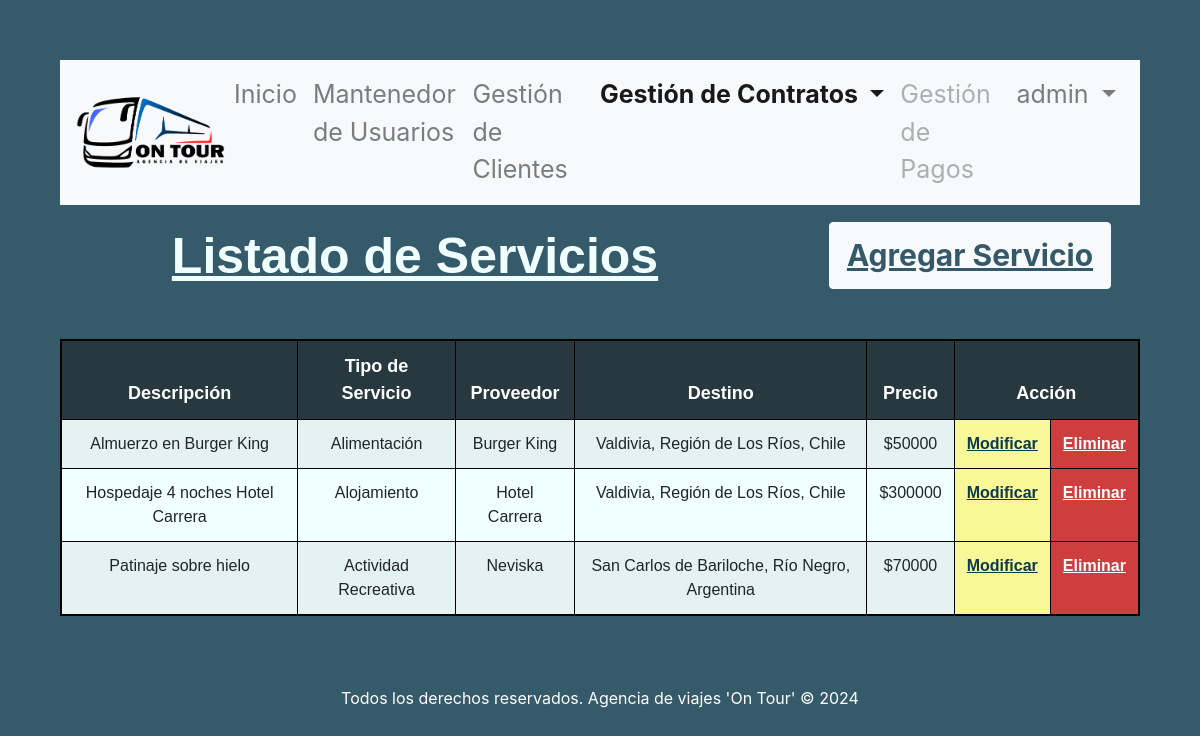
Screenshot of /gestion_viajes/servicios/ (signed in) with the database file from the repository.
### gestion_viajes/models.py (models this page shows, shortened)
class Servicio(models.Model):
    id_servicio = models.AutoField(db_column='idServicio', primary_key=True)
    descripcion_servicio = models.CharField(max_length=50, null=False)
    id_tiposervicio = models.ForeignKey('TipoServicio',on_delete=models.CASCADE, db_column='idTipoServicio')
    id_proveedor = models.ForeignKey('Proveedor',on_delete=models.CASCADE, db_column='idProveedor')
    id_destino = models.ForeignKey('Destino',on_delete=models.CASCADE, db_column='idDestino')
    precio_servicio = models.IntegerField(null=False)

class TipoServicio(models.Model):
    id_tiposervicio = models.AutoField(db_column='idTipoServicio', primary_key=True)
    descripcion_tiposervicio = models.CharField(max_length=30, null=False)

class Proveedor(models.Model):
    id_proveedor     = models.AutoField(db_column='idProveedor', primary_key=True)
    nombre_proveedor = models.CharField(max_length=30, null=False)
    email_proveedor  = models.EmailField(unique=True, max_length=100, blank=True, null=True)
    telefono         = models.CharField(max_length=45, null=True)

class Destino (models.Model):
    id_destino = models.AutoField(db_column='idDestino', primary_key=True)
    nombre_destino = models.CharField(max_length=100, null=False)

### gestion_viajes/views.py (the view)
# urls.py: path('servicios/', views.crud_servicios, name='crud_servicios'),
@login_required
def crud_servicios(request):
    servicios = Servicio.objects.all().order_by('descripcion_servicio')
    context = {'servicios': servicios, 'clase':'gestion_contratos'}
    return render(request, 'gestion_viajes/servicios_list.html', context)

### gestion_viajes/templates/gestion_viajes/servicios_list.html (shortened to what this page needs)
{% extends "gestion_viajes/base.html" %}
{% load static %}
{% block content %}
<header>
    <div class="row justify-content-center">
        <div class="col-md-8 col-sm-12">
            <h1>Listado de Servicios</h1>
        </div>
        <div class="col-md-4 col-sm-12">
            <div class="container-btn">
                <button class="btn btn-light" id="btnAgregar">
                    <a href="{% url 'servicios_add' %}">Agregar Servicio</a>
                </button>
            </div>
        </div>
    </div>
</header>
<div class="table-container">
    <table class="table table-striped">
        {% if servicios %}
            <thead>
                <tr>
                    <th scope="col">Descripción</th>
                    <th scope="col">Tipo de Servicio</th>
                    <th scope="col">Proveedor</th>
                    <th scope="col">Destino</th>
                    <th scope="col">Precio</th>
                    <th scope="col" colspan="2">Acción</th>
                </tr>
            </thead>
            <tbody>
                {% for servicio in servicios %}
                    <tr>
                        <td>{{ servicio.descripcion_servicio }}</td>
                        <td>{{ servicio.id_tiposervicio.descripcion_tiposervicio }}</td>
                        <td>{{ servicio.id_proveedor.nombre_proveedor }}</td>
                        <td>{{ servicio.id_destino.nombre_destino }}</td>
                        <td>${{ servicio.precio_servicio }}</td>
                        <td class="td-update"><a href="{% url 'servicios_edit' pk=servicio.id_servicio %}">Modificar</a></td>
                        <td class="td-delete"><a href="{% url 'servicios_del' pk=servicio.id_servicio %}">Eliminar</a></td>
                    </tr>
                {% endfor %}
            </tbody>
        {% endif %}
    </table>
</div>
{% endblock %}

### gestion_viajes/templates/gestion_viajes/base.html (shortened to what this page needs)
<!DOCTYPE html>
<html lang="en">
    <head>
        {% load static %}
        <link
          rel="stylesheet"
          href="https://cdn.jsdelivr.net/npm/bootstrap@4.6.2/dist/css/bootstrap.min.css"
        />
        <link rel="stylesheet" href="{% static 'css/styles.css' %}" />
      </head>
<body>
    <nav class="navbar navbar-expand-lg navbar-light bg-light">
        <a class="navbar-brand" href="{% url 'index' %}"><img src="{% static 'img/logoontour.png' %}" alt="logo" class="img-fluid"></a>
        <div class="collapse navbar-collapse" id="navbarSupportedContent">
          <ul class="navbar-nav mr-auto">
            {% if clase == 'index' %}<li class="nav-item active">{% else %}<li class="nav-item">{% endif %}
              <a class="nav-link" href="{% url 'index' %}">Inicio</a>
            </li>
            {% if user.is_staff %}
            {% if clase == 'gestion_usuarios' %}<li class="nav-item active">{% else %}<li class="nav-item">{% endif %}
                    <a class="nav-link" href="{% url 'crud_usuarios' %}">Mantenedor de Usuarios</a>
                </li>
            {% endif %}
            {% if clase == 'gestion_clientes' %}<li class="nav-item active">{% else %}<li class="nav-item">{% endif %}
              <a class="nav-link" href="{% url 'crud_colegios' %}">Gestión de Clientes</a>
            </li>
            {% if clase == 'gestion_contratos' %}<li class="nav-item dropdown active">{% else %}<li class="nav-item dropdown">{% endif %}
                <a class="nav-link dropdown-toggle" href="#"  id="navbarDropdown" role="button" data-toggle="dropdown" aria-haspopup="true" aria-expanded="false">
                  Gestión de Contratos
                </a>
            </li>
            <li class="nav-item">
              <a class="nav-link disabled" href="#">Gestión de Pagos</a>
            </li>
            <li class="nav-item dropdown">
                <a class="nav-link dropdown-toggle" href="#" id="navbarDropdown" role="button" data-toggle="dropdown" aria-haspopup="true" aria-expanded="false">
                    {{ user.username }}
                </a>
            </li>
          </ul>
        </div>
      </nav>
    {% block content %}{% endblock %}
    <footer><p>Todos los derechos reservados. Agencia de viajes 'On Tour' &copy; 2024</p></footer>
</body>
</html>

### gestion_viajes/static/css/styles.css (style rules this page uses)
body { background-color: rgba(14, 58, 77, 0.836); margin: 5%; }
header .row { margin-bottom: 3%; vertical-align: middle; align-items: center; }
header h1 { text-align: center; margin-top: 3%; margin-bottom: 3%; color: azure; font-weight: bold; font-size: 50px; font-family:'Trebuchet MS', 'Lucida Sans Unicode', 'Lucida Grande', 'Lucida Sans', Arial, sans-serif; text-decoration: underline; }
.navbar-brand { padding: 0; margin-right: 0; display: flex; align-items: center; }
.navbar-brand .img-fluid { max-width: 150px; height: auto; }
.navbar-nav { margin-left: auto; }
.nav-item { font-size: 25px; }
.nav-item.active { font-weight: bold; }
footer { text-align: center; color: white; margin-top: 5%; margin-bottom: auto; }
.container-btn { text-align: center; margin-top: 2%; margin-bottom: 2%; }
.container-btn #btnAgregar { padding-left: 5%; padding-right: 5%; padding-top: 3%; padding-bottom: 3%; font-size: 30px; font-weight: bold; color: rgba(14, 58, 77, 0.836); text-align: center; align-items: center; }
.container-btn #btnAgregar a { color: rgba(14, 58, 77, 0.836); text-decoration: underline; }
.table-container { overflow-x:auto; }
.table-striped { background-color: azure; border: 2px solid black; text-align: center; font-family:'Trebuchet MS', 'Lucida Sans Unicode', 'Lucida Grande', 'Lucida Sans', Arial, sans-serif; }
.table-striped th { font-size: 18px; background-color: rgba(1, 18, 26, 0.836); color: white; }
.table-striped th, .table-striped td { border: 1px solid black !important; }
.table-striped .td-update { background-color: rgb(248, 248, 152); }
.table-striped .td-update a { color: rgba(14, 58, 77); font-weight: bold; text-decoration: underline; }
.table-striped .td-delete { background-color: rgb(206, 62, 62); }
.table-striped .td-delete a { color: white; font-weight: bold; text-decoration: underline; }

### rows the page displays
Servicio: descripcion_servicio "Almuerzo en Burger King", id_tiposervicio.descripcion_tiposervicio "Alimentación", id_proveedor.nombre_proveedor "Burger King", id_destino.nombre_destino "Valdivia, Región de Los Ríos, Chile", precio_servicio "50000"
Servicio: descripcion_servicio "Hospedaje 4 noches Hotel Carrera", id_tiposervicio.descripcion_tiposervicio "Alojamiento", id_proveedor.nombre_proveedor "Hotel Carrera", id_destino.nombre_destino "Valdivia, Región de Los Ríos, Chile", precio_servicio "300000"
Servicio: descripcion_servicio "Patinaje sobre hielo", id_tiposervicio.descripcion_tiposervicio "Actividad Recreativa", id_proveedor.nombre_proveedor "Neviska", id_destino.nombre_destino "San Carlos de Bariloche, Río Negro, Argentina", precio_servicio "70000"

### other values shown
{{ user.username }} "admin"
